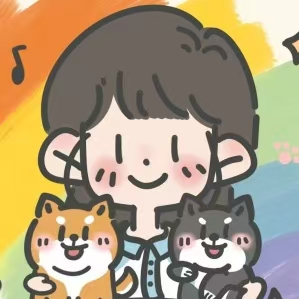
#> input picture xxm_fans_frontend/src/assets/xxmHeader.jpg, 299 x 299 px
$ python dot_matrix_gen.py --img xxmHeader.jpg
#> lines starting #> are read from the running program, lines starting #| are printed output that depends on the picture
import sys
from PIL import Image, ImageDraw, ImageFont
import json

def img_to_dot_matrix(img_path, threshold=128, max_size=32):
#> called with img_path = 'xxmHeader.jpg', threshold = 128, max_size = 32
    img = Image.open(img_path).convert('L')
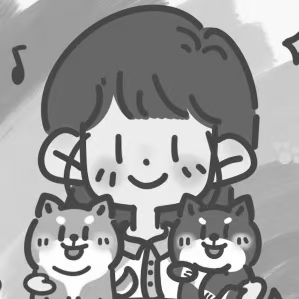
#> img: PIL image 299x299 L; min 51, max 255, mean 155.7
    w, h = img.size
#> w = 299; h = 299
    scale = min(max_size/w, max_size/h, 1)
#> scale = 0.107
    img = img.resize((int(w*scale), int(h*scale)), Image.NEAREST)
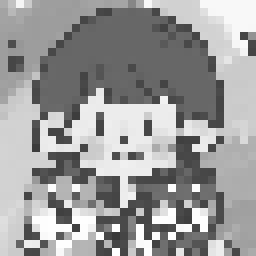
#> img: PIL image 32x32 L (shown 8 times larger); min 58, max 255, mean 154.8
    arr = img.load()
    dots = []
    for y in range(img.height):
        for x in range(img.width):
            if arr[x, y] < threshold:
                dots.append([x, y])
    return dots

def text_to_dot_matrix(text, font_path=None, font_size=32, threshold=128):
    font = ImageFont.truetype(font_path or '/usr/share/fonts/truetype/dejavu/DejaVuSans-Bold.ttf', font_size)
    w, h = font.getsize(text)
    img = Image.new('L', (w, h), 255)
    draw = ImageDraw.Draw(img)
    draw.text((0, 0), text, font=font, fill=0)
    arr = img.load()
    dots = []
    for y in range(img.height):
        for x in range(img.width):
            if arr[x, y] < threshold:
                dots.append([x, y])
    return dots

if __name__ == '__main__':
    import argparse
    parser = argparse.ArgumentParser(description='图片/文字转点阵JSON')
    parser.add_argument('--img', help='图片路径')
    parser.add_argument('--text', help='要转为点阵的文字')
    parser.add_argument('--font', help='字体路径')
    parser.add_argument('--size', type=int, default=32, help='最大尺寸/字体大小')
    parser.add_argument('--out', help='输出json文件名', default='dot_matrix.json')
    args = parser.parse_args()
    if args.img:
        dots = img_to_dot_matrix(args.img, max_size=args.size)
    elif args.text:
        dots = text_to_dot_matrix(args.text, font_path=args.font, font_size=args.size)
    else:
        print('请指定 --img 或 --text')
        sys.exit(1)
    with open(args.out, 'w') as f:
        json.dump(dots, f)
    print(f'点阵已保存到 {args.out}，共 {len(dots)} 个点')
#| 点阵已保存到 dot_matrix.json，共 442 个点
